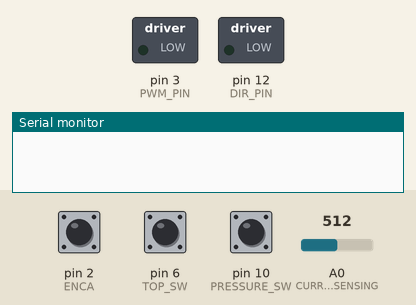
Recording of a program running on a simulated Arduino Uno, built with avr-gcc and run on an emulated ATmega328P. Parts: switched loads named in the program (green lamp = pin HIGH), the last lines printed to the serial monitor. The test bench sets the inputs (shaded band); at power-on: pin 2 (ENCA) HIGH, pin 6 (TOP_SW) LOW, pin 10 (PRESSURE_SW) LOW, A0 (CURRENT_SENSING) = 512.

Above: at 0.1 s.
At 1.2 s:
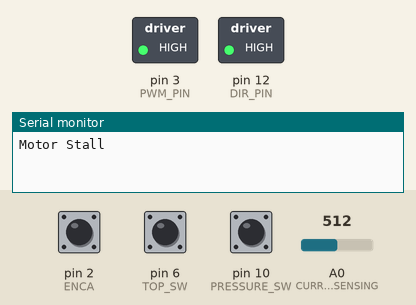
Timing chart, 0 to 2.7 s (numbered marks = the images above):
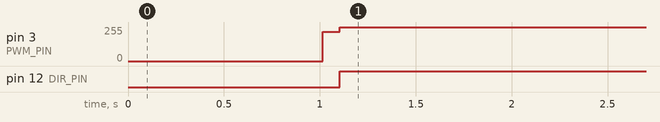

Measured:
- by itself, pin 3 (PWM_PIN): 0/255 → 220/255 at 1.0 s, → 255/255 0.09 s later
- by itself, pin 12 (DIR_PIN): LOW → HIGH at 1.1 s

The program:

main.cpp
```cpp
#include <stdint.h>
#include <Arduino.h>
#include "ArmState.h"
#include "PIDdiy.h"

#define ENCA 2 // Encoder A
#define ENCB 4 // Encoder B
#define TOP_SW 6 // Register top pos - Connect to pull down
#define PRESSURE_SW 10 // Pain stimuli - signal from mother board
#define DIR_PIN 12 // To motor
#define PWM_PIN 3 // To motor
#define CURRENT_SENSING A0

enum ArmState arm_state = ARM_INIT; // Set first state

// Subroutine variables
uint32_t button_subroutine_pressure = 0;
uint32_t motor_stall_timer = 0;
uint32_t regulator_subroutine_timer = 0;
uint32_t arm_timer = 0;

// Position variables
int16_t target;         // Declear target value
int32_t pos = 0;        // Position of arm/motor
int16_t highPos = -600; // Arm in high position
int16_t lowPos = -3800; // Arm in low position

// Current variables
uint16_t currentRaw;             // the raw analogRead ranging from 0-1023
uint16_t samples[256];           // Store curruent reading
uint16_t samples_idx = 0;        // Indexing for current array
uint16_t currentThreshold = 200; // Limit for motor stall

// Calculate avarage of array
float average (uint16_t * array, int len)
{
  long sum = 0L ;  // sum will be larger than an item, long for safety.
  for (int i = 0 ; i < len ; i++)
    sum += array [i] ;
  return  ((float) sum) / len ;  // average will be fractional, so float may be appropriate.
}

// Interrupt service routine
void readEncoder(){
  int b = digitalRead(ENCB);
  if (b>0){
    pos++;
  }
  else {
    pos--;
  }
}

void setup() {

  Serial.begin(9600);

  // Encoder
  pinMode(ENCA,INPUT);
  pinMode(ENCB,INPUT);

  // Motor
  pinMode(DIR_PIN,OUTPUT);
  pinMode(PWM_PIN,OUTPUT);

  // Switches
  pinMode(TOP_SW,INPUT);
  pinMode(PRESSURE_SW,INPUT);

  // Read encoder interrupt
  attachInterrupt(digitalPinToInterrupt(ENCA),readEncoder,RISING);

  // Set PWM frequence of 31372.55 Hz
  TCCR2B = (TCCR2B & B11111000) | B00000001;

  // Set ininital relative time
  arm_timer = millis();
  button_subroutine_pressure = millis();
  motor_stall_timer = millis();
  regulator_subroutine_timer = millis();
}

void loop() {

// Current sensing subroutine
if (millis() - motor_stall_timer > 10)
{
  motor_stall_timer = millis();
  currentRaw = analogRead(CURRENT_SENSING);
  samples[samples_idx] = currentRaw;
  samples_idx++;
  if (samples_idx == 100)
  {
    uint16_t avg = average(samples,100);
    samples_idx = 0;
    if (avg >= currentThreshold)
    {
      Serial.println("Motor Stall");
      motor_stall_timer = millis();
      target = pos;
      arm_state = ARM_IDLE;
    }

  }
}

// Subroutine for force sensor
if(millis() - button_subroutine_pressure > 10){
  button_subroutine_pressure = millis();
  if(digitalRead(PRESSURE_SW)){
    arm_state = ARM_TWITCH_UP;
  }
}

// Regulator -- FSM
if(millis() - regulator_subroutine_timer > 10){
  regulator_subroutine_timer = millis();

  switch(arm_state){

    case ARM_INIT: // Wait for 1 second
      if (millis() - arm_timer > 1000){
          arm_timer = millis();
          arm_state = ARM_SET_TOP_POS;
      }
      break;

    case ARM_SET_TOP_POS: // Calibrating position
      digitalWrite(DIR_PIN,LOW);
      analogWrite(PWM_PIN,220);
      if (digitalRead(TOP_SW)){
        noInterrupts();
        pos = 0;
        interrupts();
        arm_timer = millis();
        arm_state = ARM_IDLE;
      }
      break;

    case ARM_IDLE:
      pidController(lowPos, pos, PWM_PIN, DIR_PIN);
      if (digitalRead(PRESSURE_SW)){
        arm_timer = millis();
        arm_state = ARM_TWITCH_UP;
      }
      break;

    case ARM_TWITCH_UP:
      pidController(highPos, pos, PWM_PIN, DIR_PIN);
      if (millis() - arm_timer > 3000) {
        arm_timer = millis();
        arm_state = ARM_IDLE;
      }
      break;
  }
}
}
```

ArmState.h
```cpp
enum ArmState {
    ARM_INIT,
    ARM_SET_TOP_POS,
    ARM_IDLE,
    ARM_TWITCH_UP
};
```

PIDdiy.h
```cpp
#ifndef PIDdiy_H
#define PIDdiy_H

void setMotor(int dir, int pwmVal, int pwmPin, int dirPin);
float pidController(int target, int32_t pos, int pwm_pin, int dir_pin);

#endif
```

PIDdiy.cpp
```cpp
#include <Arduino.h>
#include "PIDdiy.h"

// Initial PID values
long prevT = 0;
float eprev = 0;
float eintegral = 0;


// Set motor direction and speed
void setMotor(int dir, int pwmVal, int pwmPin, int dirPin){
  analogWrite(pwmPin,pwmVal);
  if(dir == 1){
    digitalWrite(dirPin,LOW);
  }
  else if (dir == -1){
    digitalWrite(dirPin,HIGH);
  }
}

float pidController(int target, int32_t pos, int pwm_pin, int dir_pin){

  // PID constants
  float kp = 2;
  float kd = 0.05;
  float ki = 0;

  // time difference
  long currT = micros();
  float deltaT = ((float)(currT-prevT))/1.0e6;
  prevT = currT;

  // error
  int e = target - pos;

  // derivative
  float dedt = (e-eprev)/(deltaT);

  // Integral
  eintegral = eintegral + e*deltaT;

  // control signal
  float u = kp*e + kd*dedt + ki*eintegral;

  // motor power
  float pwr = fabs(u);
  if(pwr>255){
    pwr = 255;
  }

  // motor direction
  int dir = 1;
  if (u<0){
    dir = -1;
  }

  // Signal the motor
  setMotor(dir,pwr,pwm_pin,dir_pin);

  // store previus error
  eprev = e;

  return eprev;

}
```
